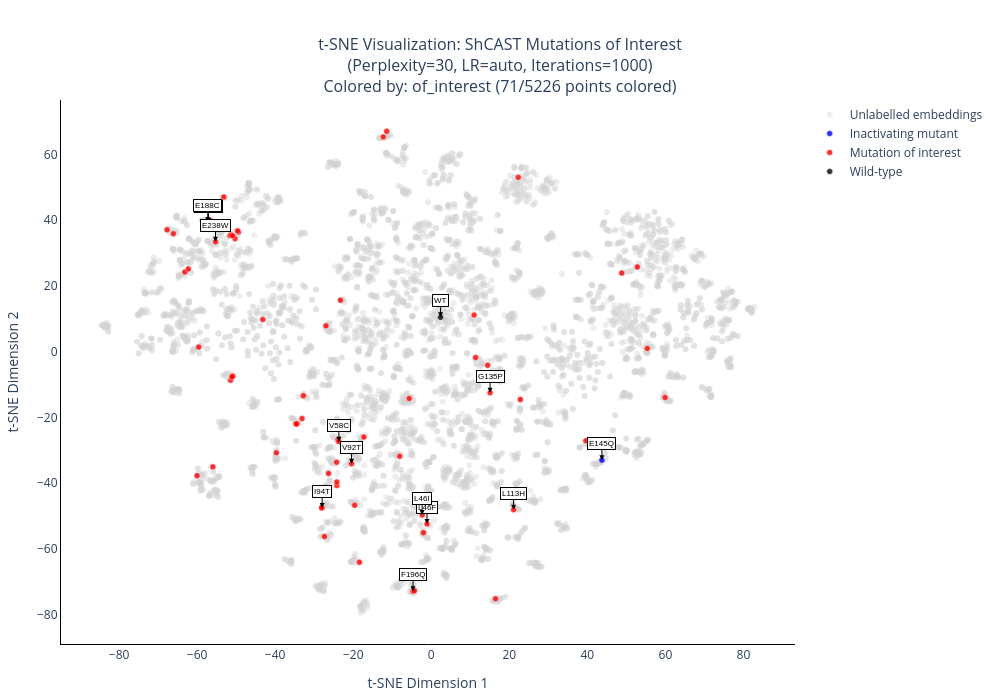

Notebook code for this chart:
### Markdown cell above
### Mutations of interest

### Code cell
visualize_embeddings_tsne(
    '../1_Generate-embeddings/assets/ShCAST_emb',
    perplexity=30,
    learning_rate="auto",
    n_iterations=1000,
    fontsize=0,
    text_alpha=0,
    csv_path="assets/TnsC_activity_of_interest.csv",
    name_column="Variant",
    value_column="of_interest",
    output_path="assets/tsne_visualization_mutations_of_interest.svg",
    output_html="assets/tsne_visualization_mutations_of_interest.html",
    fig_title="ShCAST Mutations of Interest",
    label_subset=label_subset,
    exclude_labels=exclude_subset,
    categorical_colorscale=['blue', 'red', 'black'],
    marker_size=6,
    #colored_marker_alpha=0.4
)

### Figure 1 — Plotly figure (JSON) as saved in the notebook; plotly's stock layout.template omitted (floating-point values rounded to 4 significant figures; data arrays with more than 128 entries replaced by an {"elided": "..."} marker saying what was removed)
{"data": [{"customdata": {"elided": "5155 str values"}, "hovertemplate": "<b>%{customdata}</b><br>x: %{x:.2f}<br>y: %{y:.2f}<extra></extra>", "marker": {"color": "lightgray", "line": {"width": 0}, "opacity": 0.4, "size": 6}, "mode": "markers", "name": "Unlabelled embeddings", "showlegend": true, "type": "scatter", "x": {"elided": "5155 float values"}, "y": {"elided": "5155 float values"}}, {"customdata": ["ShCAST_E145Q"], "hovertemplate": "<b>%{customdata}</b><br>of_interest: Inactivating mutant<br>x: %{x:.2f}<br>y: %{y:.2f}<extra></extra>", "marker": {"color": "blue", "line": {"color": "white", "width": 0.5}, "opacity": 0.8, "size": 6}, "mode": "markers", "name": "Inactivating mutant", "showlegend": true, "type": "scatter", "x": [43.73], "y": [-32.97]}, {"customdata": ["ShCAST_I94T", "ShCAST_M214W", "ShCAST_F196Q", "ShCAST_L233Q", "ShCAST_E139N", "ShCAST_S255L", "ShCAST_I142C", "ShCAST_F196N", "ShCAST_P90D", "ShCAST_M140T", "ShCAST_E139G", "ShCAST_E188H", "ShCAST_D264W", "ShCAST_W45H", "ShCAST_E188A", "ShCAST_D264L", "ShCAST_V271S", "ShCAST_E188C", "ShCAST_D264Y", "ShCAST_V58D", "ShCAST_R50T", "ShCAST_L113H", "ShCAST_E139H", "ShCAST_E139V", "ShCAST_P90M", "ShCAST_E274Y", "ShCAST_M140F", "ShCAST_K134S", "ShCAST_E188G", "ShCAST_K217I", "ShCAST_L46F", "ShCAST_D47T", "ShCAST_E188S", "ShCAST_I160A", "ShCAST_G259L", "ShCAST_E274Q", "ShCAST_I263A", "ShCAST_E139T", "ShCAST_P16C", "ShCAST_S55I", "ShCAST_R53M", "ShCAST_M140V", "ShCAST_V58C", "ShCAST_M140A", "ShCAST_D44M", "ShCAST_M140S", "ShCAST_E188M", "ShCAST_L176I", "ShCAST_D264M", "ShCAST_A167G", "ShCAST_E238W", "ShCAST_D144N", "ShCAST_Q38K", "ShCAST_C56V", "ShCAST_A251M", "ShCAST_L141W", "ShCAST_E250S", "ShCAST_L141C", "ShCAST_Y275M", "ShCAST_L141A", "ShCAST_E250Q", "ShCAST_V171A", "ShCAST_L46I", "ShCAST_G135P", "ShCAST_C56S", "ShCAST_E139S", "ShCAST_V169S", "ShCAST_I94A", "ShCAST_V92T"], "hovertemplate": "<b>%{customdata}</b><br>of_interest: Mutation of interest<br>x: %{x:.2f}<br>y: %{y:.2f}<extra></extra>", "marker": {"color": "red", "line": {"color": "white", "width": 0.5}, "opacity": 0.8, "size": 6}, "mode": "markers", "name": "Mutation of interest", "showlegend": true, "type": "scatter", "x": [-27.96, 14.46, -4.669, -1.995, -51.62, -26.97, -27.36, -4.316, -11.4, -34.33, -50.29, -57.27, -50.85, 16.48, -57.07, -51.41, -8.074, -57.28, -51.09, -23.9, 59.94, 21.09, -51.34, -49.37, -12.3, -67.69, -33.1, 52.82, -56.25, 48.82, -1.087, -59.61, -56.58, -19.62, -32.76, -66.08, -18.4, -49.64, 22.3, -23.27, 55.37, 11.36, -23.66, -34.64, -53.16, -34.58, -57.83, -5.65, -50.99, 10.99, -55.28, 39.61, -43.16, -55.96, -39.7, -17.26, -63.14, -24.19, 22.82, -24.22, -62.25, -24.26, -2.334, 15.08, -60.01, -50.89, -26.33, -28.1, -20.42], "y": [-47.5, -4.098, -72.86, -55.05, 35.28, 7.87, -56.22, -72.67, 67.04, -21.89, 34.39, 39.31, -7.387, -75.12, 39.17, -8.643, -31.79, 39.49, -7.745, -26.74, -13.91, -48.07, 35.51, 36.41, 65.35, 37.09, -20.33, 25.79, 38.87, 23.91, -52.38, 1.411, 39.97, -46.7, -13.37, 35.91, -64.04, 36.79, 53.04, 15.69, 1.017, -1.742, -27.35, -22.0, 47.06, -21.94, 39.66, -14.22, -7.533, 11.19, 33.43, -27.06, 9.826, -35.02, -30.76, -25.95, 24.29, -40.7, -14.51, -39.61, 25.18, -33.61, -49.64, -12.48, -37.69, 35.29, -37.0, -47.43, -34.03]}, {"customdata": ["ShCAST_WT"], "hovertemplate": "<b>%{customdata}</b><br>of_interest: Wild-type<br>x: %{x:.2f}<br>y: %{y:.2f}<extra></extra>", "marker": {"color": "black", "line": {"color": "white", "width": 0.5}, "opacity": 0.8, "size": 6}, "mode": "markers", "name": "Wild-type", "showlegend": true, "type": "scatter", "x": [2.385], "y": [10.46]}], "layout": {"annotations": [{"arrowcolor": "black", "arrowhead": 2, "arrowsize": 1, "arrowwidth": 1, "ax": 0, "ay": -10, "bgcolor": "white", "bordercolor": "black", "borderwidth": 1, "font": {"color": "black", "family": "Arial", "size": 8}, "showarrow": true, "text": "I94T", "x": -27.96, "xanchor": "center", "y": -47.5, "yanchor": "bottom"}, {"arrowcolor": "black", "arrowhead": 2, "arrowsize": 1, "arrowwidth": 1, "ax": 0, "ay": -10, "bgcolor": "white", "bordercolor": "black", "borderwidth": 1, "font": {"color": "black", "family": "Arial", "size": 8}, "showarrow": true, "text": "F196Q", "x": -4.669, "xanchor": "center", "y": -72.86, "yanchor": "bottom"}, {"arrowcolor": "black", "arrowhead": 2, "arrowsize": 1, "arrowwidth": 1, "ax": 0, "ay": -10, "bgcolor": "white", "bordercolor": "black", "borderwidth": 1, "font": {"color": "black", "family": "Arial", "size": 8}, "showarrow": true, "text": "WT", "x": 2.385, "xanchor": "center", "y": 10.46, "yanchor": "bottom"}, {"arrowcolor": "black", "arrowhead": 2, "arrowsize": 1, "arrowwidth": 1, "ax": 0, "ay": -10, "bgcolor": "white", "bordercolor": "black", "borderwidth": 1, "font": {"color": "black", "family": "Arial", "size": 8}, "showarrow": true, "text": "E188A", "x": -57.07, "xanchor": "center", "y": 39.17, "yanchor": "bottom"}, {"arrowcolor": "black", "arrowhead": 2, "arrowsize": 1, "arrowwidth": 1, "ax": 0, "ay": -10, "bgcolor": "white", "bordercolor": "black", "borderwidth": 1, "font": {"color": "black", "family": "Arial", "size": 8}, "showarrow": true, "text": "E188C", "x": -57.28, "xanchor": "center", "y": 39.49, "yanchor": "bottom"}, {"arrowcolor": "black", "arrowhead": 2, "arrowsize": 1, "arrowwidth": 1, "ax": 0, "ay": -10, "bgcolor": "white", "bordercolor": "black", "borderwidth": 1, "font": {"color": "black", "family": "Arial", "size": 8}, "showarrow": true, "text": "E145Q", "x": 43.73, "xanchor": "center", "y": -32.97, "yanchor": "bottom"}, {"arrowcolor": "black", "arrowhead": 2, "arrowsize": 1, "arrowwidth": 1, "ax": 0, "ay": -10, "bgcolor": "white", "bordercolor": "black", "borderwidth": 1, "font": {"color": "black", "family": "Arial", "size": 8}, "showarrow": true, "text": "L113H", "x": 21.09, "xanchor": "center", "y": -48.07, "yanchor": "bottom"}, {"arrowcolor": "black", "arrowhead": 2, "arrowsize": 1, "arrowwidth": 1, "ax": 0, "ay": -10, "bgcolor": "white", "bordercolor": "black", "borderwidth": 1, "font": {"color": "black", "family": "Arial", "size": 8}, "showarrow": true, "text": "L46F", "x": -1.087, "xanchor": "center", "y": -52.38, "yanchor": "bottom"}, {"arrowcolor": "black", "arrowhead": 2, "arrowsize": 1, "arrowwidth": 1, "ax": 0, "ay": -10, "bgcolor": "white", "bordercolor": "black", "borderwidth": 1, "font": {"color": "black", "family": "Arial", "size": 8}, "showarrow": true, "text": "V58C", "x": -23.66, "xanchor": "center", "y": -27.35, "yanchor": "bottom"}, {"arrowcolor": "black", "arrowhead": 2, "arrowsize": 1, "arrowwidth": 1, "ax": 0, "ay": -10, "bgcolor": "white", "bordercolor": "black", "borderwidth": 1, "font": {"color": "black", "family": "Arial", "size": 8}, "showarrow": true, "text": "E238W", "x": -55.28, "xanchor": "center", "y": 33.43, "yanchor": "bottom"}, {"arrowcolor": "black", "arrowhead": 2, "arrowsize": 1, "arrowwidth": 1, "ax": 0, "ay": -10, "bgcolor": "white", "bordercolor": "black", "borderwidth": 1, "font": {"color": "black", "family": "Arial", "size": 8}, "showarrow": true, "text": "L46I", "x": -2.334, "xanchor": "center", "y": -49.64, "yanchor": "bottom"}, {"arrowcolor": "black", "arrowhead": 2, "arrowsize": 1, "arrowwidth": 1, "ax": 0, "ay": -10, "bgcolor": "white", "bordercolor": "black", "borderwidth": 1, "font": {"color": "black", "family": "Arial", "size": 8}, "showarrow": true, "text": "G135P", "x": 15.08, "xanchor": "center", "y": -12.48, "yanchor": "bottom"}, {"arrowcolor": "black", "arrowhead": 2, "arrowsize": 1, "arrowwidth": 1, "ax": 0, "ay": -10, "bgcolor": "white", "bordercolor": "black", "borderwidth": 1, "font": {"color": "black", "family": "Arial", "size": 8}, "showarrow": true, "text": "V92T", "x": -20.42, "xanchor": "center", "y": -34.03, "yanchor": "bottom"}], "height": 700, "hovermode": "closest", "legend": {"orientation": "v", "x": 1.02, "xanchor": "left", "y": 1, "yanchor": "top"}, "margin": {"b": 50, "l": 50, "r": 150, "t": 100}, "paper_bgcolor": "white", "plot_bgcolor": "white", "showlegend": true, "title": {"font": {"size": 16}, "text": "t-SNE Visualization: ShCAST Mutations of Interest<br>(Perplexity=30, LR=auto, Iterations=1000)<br>Colored by: of_interest (71/5226 points colored)", "x": 0.5}, "width": 1000, "xaxis": {"linecolor": "black", "showgrid": false, "showline": true, "title": {"text": "t-SNE Dimension 1"}, "zeroline": false}, "yaxis": {"linecolor": "black", "showgrid": false, "showline": true, "title": {"text": "t-SNE Dimension 2"}, "zeroline": false}}}
